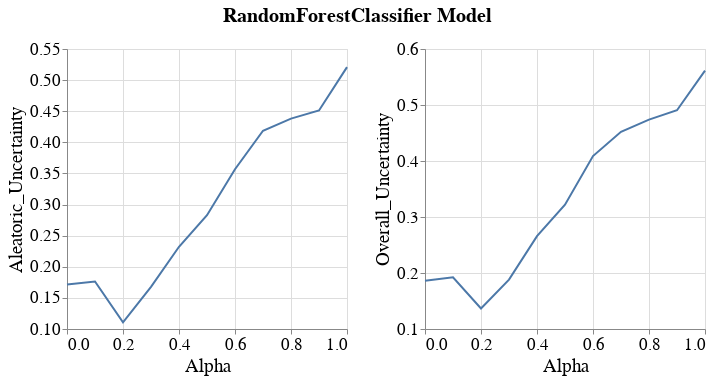

Write notebook code for a chart like this one.
### Code cell
visualizer.create_subgroup_metrics_line_band_plot(model_name=MODEL_NAMES[0],
                                                  subgroup_metrics=['Aleatoric_Uncertainty', 'Overall_Uncertainty'])

### Figure 1 — Vega-Lite specification as saved in the notebook (floating-point values rounded to 4 significant figures)
{"config": {"view": {"continuousWidth": 400, "continuousHeight": 300}, "axis": {"labelFontSize": 17, "labelFontWeight": "normal", "titleFontSize": 19, "titleFontWeight": "normal"}, "legend": {"labelFontSize": 17, "symbolStrokeWidth": 10, "titleFontSize": 19}, "title": {"fontSize": 17}}, "vconcat": [{"hconcat": [{"layer": [{"mark": {"type": "errorband", "extent": "ci"}, "encoding": {"x": {"field": "Intervention_Param", "title": "Alpha", "type": "quantitative"}, "y": {"field": "Metric_Value", "scale": {"zero": false}, "title": "Aleatoric_Uncertainty", "type": "quantitative"}}}, {"mark": "line", "encoding": {"x": {"field": "Intervention_Param", "title": "Alpha", "type": "quantitative"}, "y": {"aggregate": "mean", "field": "Metric_Value", "scale": {"zero": false}, "title": "Aleatoric_Uncertainty", "type": "quantitative"}}}], "height": 280, "width": 280}, {"layer": [{"mark": {"type": "errorband", "extent": "ci"}, "encoding": {"x": {"field": "Intervention_Param", "title": "Alpha", "type": "quantitative"}, "y": {"field": "Metric_Value", "scale": {"zero": false}, "title": "Overall_Uncertainty", "type": "quantitative"}}}, {"mark": "line", "encoding": {"x": {"field": "Intervention_Param", "title": "Alpha", "type": "quantitative"}, "y": {"aggregate": "mean", "field": "Metric_Value", "scale": {"zero": false}, "title": "Overall_Uncertainty", "type": "quantitative"}}}], "data": {"name": "data-c4016ab29d9f711ab771fa7bdd2430f1"}, "height": 280, "width": 280}]}], "data": {"name": "data-1d2e3e55085de17c6595f6cb8601c8d0"}, "title": {"text": "RandomForestClassifier Model", "anchor": "middle", "dy": -10, "fontSize": 20}, "$schema": "https://vega.github.io/schema/vega-lite/v4.17.0.json", "datasets": {"data-1d2e3e55085de17c6595f6cb8601c8d0": [{"Metric": "Aleatoric_Uncertainty", "Bootstrap_Model_Seed": 101, "Model_Name": "RandomForestClassifier", "Model_Params": "{'bootstrap': False, 'ccp_alpha': 0.0, 'class_weight': None, 'criterion': 'gini', 'max_depth': 10, 'max_features': 'sqrt', 'max_leaf_nodes': None, 'max_samples': None, 'min_impurity_decrease': 0.0, 'min_samples_leaf': 1, 'min_samples_split': 2, 'min_weight_fraction_leaf': 0.0, 'n_estimators': 100, 'n_jobs': None, 'oob_score': False, 'random_state': 101, 'verbose': 0, 'warm_start': False}", "Run_Number": "Run_1", "Dataset_Name": "Ricci", "Num_Estimators": 200, "Tag": "OK", "Record_Create_Date_Time": "2023-08-06T14:48:31.757000", "Session_Uuid": "431019cf-ba79-4256-8478-509186d8b0b5", "Experiment_Iteration": "Exp_iter_1", "Dataset_Split_Seed": 100, "Model_Init_Seed": 100, "Fair_Intervention_Params_Lst": "[0.0, 0.1, 0.2, 0.3, 0.4, 0.5, 0.6, 0.7, 0.8, 0.9, 1.0]", "Intervention_Param": 0.2, "Subgroup": "overall", "Metric_Value": 0.1108}, {"Metric": "Aleatoric_Uncertainty", "Bootstrap_Model_Seed": 101, "Model_Name": "RandomForestClassifier", "Model_Params": "{'bootstrap': True, 'ccp_alpha': 0.0, 'class_weight': None, 'criterion': 'gini', 'max_depth': 10, 'max_features': 'sqrt', 'max_leaf_nodes': None, 'max_samples': None, 'min_impurity_decrease': 0.0, 'min_samples_leaf': 1, 'min_samples_split': 10, 'min_weight_fraction_leaf': 0.0, 'n_estimators': 100, 'n_jobs': None, 'oob_score': False, 'random_state': 101, 'verbose': 0, 'warm_start': False}", "Run_Number": "Run_1", "Dataset_Name": "Ricci", "Num_Estimators": 200, "Tag": "OK", "Record_Create_Date_Time": "2023-08-06T14:53:33.961000", "Session_Uuid": "431019cf-ba79-4256-8478-509186d8b0b5", "Experiment_Iteration": "Exp_iter_1", "Dataset_Split_Seed": 100, "Model_Init_Seed": 100, "Fair_Intervention_Params_Lst": "[0.0, 0.1, 0.2, 0.3, 0.4, 0.5, 0.6, 0.7, 0.8, 0.9, 1.0]", "Intervention_Param": 0.7, "Subgroup": "overall", "Metric_Value": 0.4187}, {"Metric": "Aleatoric_Uncertainty", "Bootstrap_Model_Seed": 101, "Model_Name": "RandomForestClassifier", "Model_Params": "{'bootstrap': True, 'ccp_alpha': 0.0, 'class_weight': None, 'criterion': 'gini', 'max_depth': 10, 'max_features': 'sqrt', 'max_leaf_nodes': None, 'max_samples': None, 'min_impurity_decrease': 0.0, 'min_samples_leaf': 1, 'min_samples_split': 10, 'min_weight_fraction_leaf': 0.0, 'n_estimators': 100, 'n_jobs': None, 'oob_score': False, 'random_state': 101, 'verbose': 0, 'warm_start': False}", "Run_Number": "Run_1", "Dataset_Name": "Ricci", "Num_Estimators": 200, "Tag": "OK", "Record_Create_Date_Time": "2023-08-06T14:54:34.570000", "Session_Uuid": "431019cf-ba79-4256-8478-509186d8b0b5", "Experiment_Iteration": "Exp_iter_1", "Dataset_Split_Seed": 100, "Model_Init_Seed": 100, "Fair_Intervention_Params_Lst": "[0.0, 0.1, 0.2, 0.3, 0.4, 0.5, 0.6, 0.7, 0.8, 0.9, 1.0]", "Intervention_Param": 0.8, "Subgroup": "overall", "Metric_Value": 0.4382}, {"Metric": "Aleatoric_Uncertainty", "Bootstrap_Model_Seed": 101, "Model_Name": "RandomForestClassifier", "Model_Params": "{'bootstrap': True, 'ccp_alpha': 0.0, 'class_weight': None, 'criterion': 'gini', 'max_depth': 10, 'max_features': 'sqrt', 'max_leaf_nodes': None, 'max_samples': None, 'min_impurity_decrease': 0.0, 'min_samples_leaf': 1, 'min_samples_split': 10, 'min_weight_fraction_leaf': 0.0, 'n_estimators': 100, 'n_jobs': None, 'oob_score': False, 'random_state': 101, 'verbose': 0, 'warm_start': False}", "Run_Number": "Run_1", "Dataset_Name": "Ricci", "Num_Estimators": 200, "Tag": "OK", "Record_Create_Date_Time": "2023-08-06T14:55:35.030000", "Session_Uuid": "431019cf-ba79-4256-8478-509186d8b0b5", "Experiment_Iteration": "Exp_iter_1", "Dataset_Split_Seed": 100, "Model_Init_Seed": 100, "Fair_Intervention_Params_Lst": "[0.0, 0.1, 0.2, 0.3, 0.4, 0.5, 0.6, 0.7, 0.8, 0.9, 1.0]", "Intervention_Param": 0.9, "Subgroup": "overall", "Metric_Value": 0.4511}, {"Metric": "Aleatoric_Uncertainty", "Bootstrap_Model_Seed": 101, "Model_Name": "RandomForestClassifier", "Model_Params": "{'bootstrap': True, 'ccp_alpha': 0.0, 'class_weight': None, 'criterion': 'gini', 'max_depth': 10, 'max_features': 'sqrt', 'max_leaf_nodes': None, 'max_samples': None, 'min_impurity_decrease': 0.0, 'min_samples_leaf': 1, 'min_samples_split': 10, 'min_weight_fraction_leaf': 0.0, 'n_estimators': 100, 'n_jobs': None, 'oob_score': False, 'random_state': 101, 'verbose': 0, 'warm_start': False}", "Run_Number": "Run_1", "Dataset_Name": "Ricci", "Num_Estimators": 200, "Tag": "OK", "Record_Create_Date_Time": "2023-08-06T14:56:35.676000", "Session_Uuid": "431019cf-ba79-4256-8478-509186d8b0b5", "Experiment_Iteration": "Exp_iter_1", "Dataset_Split_Seed": 100, "Model_Init_Seed": 100, "Fair_Intervention_Params_Lst": "[0.0, 0.1, 0.2, 0.3, 0.4, 0.5, 0.6, 0.7, 0.8, 0.9, 1.0]", "Intervention_Param": 1.0, "Subgroup": "overall", "Metric_Value": 0.5209}, {"Metric": "Aleatoric_Uncertainty", "Bootstrap_Model_Seed": 101, "Model_Name": "RandomForestClassifier", "Model_Params": "{'bootstrap': True, 'ccp_alpha': 0.0, 'class_weight': None, 'criterion': 'gini', 'max_depth': 10, 'max_features': 'sqrt', 'max_leaf_nodes': None, 'max_samples': None, 'min_impurity_decrease': 0.0, 'min_samples_leaf': 1, 'min_samples_split': 2, 'min_weight_fraction_leaf': 0.0, 'n_estimators': 100, 'n_jobs': None, 'oob_score': False, 'random_state': 101, 'verbose': 0, 'warm_start': False}", "Run_Number": "Run_1", "Dataset_Name": "Ricci", "Num_Estimators": 200, "Tag": "OK", "Record_Create_Date_Time": "2023-08-06T14:46:36.384000", "Session_Uuid": "431019cf-ba79-4256-8478-509186d8b0b5", "Experiment_Iteration": "Exp_iter_1", "Dataset_Split_Seed": 100, "Model_Init_Seed": 100, "Fair_Intervention_Params_Lst": "[0.0, 0.1, 0.2, 0.3, 0.4, 0.5, 0.6, 0.7, 0.8, 0.9, 1.0]", "Intervention_Param": 0.0, "Subgroup": "overall", "Metric_Value": 0.1716}, {"Metric": "Aleatoric_Uncertainty", "Bootstrap_Model_Seed": 101, "Model_Name": "RandomForestClassifier", "Model_Params": "{'bootstrap': True, 'ccp_alpha': 0.0, 'class_weight': None, 'criterion': 'gini', 'max_depth': 10, 'max_features': 'sqrt', 'max_leaf_nodes': None, 'max_samples': None, 'min_impurity_decrease': 0.0, 'min_samples_leaf': 1, 'min_samples_split': 2, 'min_weight_fraction_leaf': 0.0, 'n_estimators': 100, 'n_jobs': None, 'oob_score': False, 'random_state': 101, 'verbose': 0, 'warm_start': False}", "Run_Number": "Run_1", "Dataset_Name": "Ricci", "Num_Estimators": 200, "Tag": "OK", "Record_Create_Date_Time": "2023-08-06T14:47:36.771000", "Session_Uuid": "431019cf-ba79-4256-8478-509186d8b0b5", "Experiment_Iteration": "Exp_iter_1", "Dataset_Split_Seed": 100, "Model_Init_Seed": 100, "Fair_Intervention_Params_Lst": "[0.0, 0.1, 0.2, 0.3, 0.4, 0.5, 0.6, 0.7, 0.8, 0.9, 1.0]", "Intervention_Param": 0.1, "Subgroup": "overall", "Metric_Value": 0.1764}, {"Metric": "Aleatoric_Uncertainty", "Bootstrap_Model_Seed": 101, "Model_Name": "RandomForestClassifier", "Model_Params": "{'bootstrap': True, 'ccp_alpha': 0.0, 'class_weight': None, 'criterion': 'gini', 'max_depth': 10, 'max_features': 'sqrt', 'max_leaf_nodes': None, 'max_samples': None, 'min_impurity_decrease': 0.0, 'min_samples_leaf': 1, 'min_samples_split': 2, 'min_weight_fraction_leaf': 0.0, 'n_estimators': 100, 'n_jobs': None, 'oob_score': False, 'random_state': 101, 'verbose': 0, 'warm_start': False}", "Run_Number": "Run_1", "Dataset_Name": "Ricci", "Num_Estimators": 200, "Tag": "OK", "Record_Create_Date_Time": "2023-08-06T14:49:32.404000", "Session_Uuid": "431019cf-ba79-4256-8478-509186d8b0b5", "Experiment_Iteration": "Exp_iter_1", "Dataset_Split_Seed": 100, "Model_Init_Seed": 100, "Fair_Intervention_Params_Lst": "[0.0, 0.1, 0.2, 0.3, 0.4, 0.5, 0.6, 0.7, 0.8, 0.9, 1.0]", "Intervention_Param": 0.3, "Subgroup": "overall", "Metric_Value": 0.1677}, {"Metric": "Aleatoric_Uncertainty", "Bootstrap_Model_Seed": 101, "Model_Name": "RandomForestClassifier", "Model_Params": "{'bootstrap': True, 'ccp_alpha': 0.0, 'class_weight': None, 'criterion': 'gini', 'max_depth': 10, 'max_features': 'sqrt', 'max_leaf_nodes': None, 'max_samples': None, 'min_impurity_decrease': 0.0, 'min_samples_leaf': 1, 'min_samples_split': 2, 'min_weight_fraction_leaf': 0.0, 'n_estimators': 100, 'n_jobs': None, 'oob_score': False, 'random_state': 101, 'verbose': 0, 'warm_start': False}", "Run_Number": "Run_1", "Dataset_Name": "Ricci", "Num_Estimators": 200, "Tag": "OK", "Record_Create_Date_Time": "2023-08-06T14:50:32.798000", "Session_Uuid": "431019cf-ba79-4256-8478-509186d8b0b5", "Experiment_Iteration": "Exp_iter_1", "Dataset_Split_Seed": 100, "Model_Init_Seed": 100, "Fair_Intervention_Params_Lst": "[0.0, 0.1, 0.2, 0.3, 0.4, 0.5, 0.6, 0.7, 0.8, 0.9, 1.0]", "Intervention_Param": 0.4, "Subgroup": "overall", "Metric_Value": 0.2321}, {"Metric": "Aleatoric_Uncertainty", "Bootstrap_Model_Seed": 101, "Model_Name": "RandomForestClassifier", "Model_Params": "{'bootstrap': True, 'ccp_alpha': 0.0, 'class_weight': None, 'criterion': 'gini', 'max_depth': 10, 'max_features': 'sqrt', 'max_leaf_nodes': None, 'max_samples': None, 'min_impurity_decrease': 0.0, 'min_samples_leaf': 1, 'min_samples_split': 2, 'min_weight_fraction_leaf': 0.0, 'n_estimators': 100, 'n_jobs': None, 'oob_score': False, 'random_state': 101, 'verbose': 0, 'warm_start': False}", "Run_Number": "Run_1", "Dataset_Name": "Ricci", "Num_Estimators": 200, "Tag": "OK", "Record_Create_Date_Time": "2023-08-06T14:51:33.026000", "Session_Uuid": "431019cf-ba79-4256-8478-509186d8b0b5", "Experiment_Iteration": "Exp_iter_1", "Dataset_Split_Seed": 100, "Model_Init_Seed": 100, "Fair_Intervention_Params_Lst": "[0.0, 0.1, 0.2, 0.3, 0.4, 0.5, 0.6, 0.7, 0.8, 0.9, 1.0]", "Intervention_Param": 0.5, "Subgroup": "overall", "Metric_Value": 0.2829}, {"Metric": "Aleatoric_Uncertainty", "Bootstrap_Model_Seed": 101, "Model_Name": "RandomForestClassifier", "Model_Params": "{'bootstrap': True, 'ccp_alpha': 0.0, 'class_weight': None, 'criterion': 'gini', 'max_depth': 10, 'max_features': 'sqrt', 'max_leaf_nodes': None, 'max_samples': None, 'min_impurity_decrease': 0.0, 'min_samples_leaf': 1, 'min_samples_split': 2, 'min_weight_fraction_leaf': 0.0, 'n_estimators': 100, 'n_jobs': None, 'oob_score': False, 'random_state': 101, 'verbose': 0, 'warm_start': False}", "Run_Number": "Run_1", "Dataset_Name": "Ricci", "Num_Estimators": 200, "Tag": "OK", "Record_Create_Date_Time": "2023-08-06T14:52:33.523000", "Session_Uuid": "431019cf-ba79-4256-8478-509186d8b0b5", "Experiment_Iteration": "Exp_iter_1", "Dataset_Split_Seed": 100, "Model_Init_Seed": 100, "Fair_Intervention_Params_Lst": "[0.0, 0.1, 0.2, 0.3, 0.4, 0.5, 0.6, 0.7, 0.8, 0.9, 1.0]", "Intervention_Param": 0.6, "Subgroup": "overall", "Metric_Value": 0.3567}], "data-c4016ab29d9f711ab771fa7bdd2430f1": [{"Metric": "Overall_Uncertainty", "Bootstrap_Model_Seed": 101, "Model_Name": "RandomForestClassifier", "Model_Params": "{'bootstrap': False, 'ccp_alpha': 0.0, 'class_weight': None, 'criterion': 'gini', 'max_depth': 10, 'max_features': 'sqrt', 'max_leaf_nodes': None, 'max_samples': None, 'min_impurity_decrease': 0.0, 'min_samples_leaf': 1, 'min_samples_split': 2, 'min_weight_fraction_leaf': 0.0, 'n_estimators': 100, 'n_jobs': None, 'oob_score': False, 'random_state': 101, 'verbose': 0, 'warm_start': False}", "Run_Number": "Run_1", "Dataset_Name": "Ricci", "Num_Estimators": 200, "Tag": "OK", "Record_Create_Date_Time": "2023-08-06T14:48:31.757000", "Session_Uuid": "431019cf-ba79-4256-8478-509186d8b0b5", "Experiment_Iteration": "Exp_iter_1", "Dataset_Split_Seed": 100, "Model_Init_Seed": 100, "Fair_Intervention_Params_Lst": "[0.0, 0.1, 0.2, 0.3, 0.4, 0.5, 0.6, 0.7, 0.8, 0.9, 1.0]", "Intervention_Param": 0.2, "Subgroup": "overall", "Metric_Value": 0.1366}, {"Metric": "Overall_Uncertainty", "Bootstrap_Model_Seed": 101, "Model_Name": "RandomForestClassifier", "Model_Params": "{'bootstrap': True, 'ccp_alpha': 0.0, 'class_weight': None, 'criterion': 'gini', 'max_depth': 10, 'max_features': 'sqrt', 'max_leaf_nodes': None, 'max_samples': None, 'min_impurity_decrease': 0.0, 'min_samples_leaf': 1, 'min_samples_split': 10, 'min_weight_fraction_leaf': 0.0, 'n_estimators': 100, 'n_jobs': None, 'oob_score': False, 'random_state': 101, 'verbose': 0, 'warm_start': False}", "Run_Number": "Run_1", "Dataset_Name": "Ricci", "Num_Estimators": 200, "Tag": "OK", "Record_Create_Date_Time": "2023-08-06T14:53:33.961000", "Session_Uuid": "431019cf-ba79-4256-8478-509186d8b0b5", "Experiment_Iteration": "Exp_iter_1", "Dataset_Split_Seed": 100, "Model_Init_Seed": 100, "Fair_Intervention_Params_Lst": "[0.0, 0.1, 0.2, 0.3, 0.4, 0.5, 0.6, 0.7, 0.8, 0.9, 1.0]", "Intervention_Param": 0.7, "Subgroup": "overall", "Metric_Value": 0.4522}, {"Metric": "Overall_Uncertainty", "Bootstrap_Model_Seed": 101, "Model_Name": "RandomForestClassifier", "Model_Params": "{'bootstrap': True, 'ccp_alpha': 0.0, 'class_weight': None, 'criterion': 'gini', 'max_depth': 10, 'max_features': 'sqrt', 'max_leaf_nodes': None, 'max_samples': None, 'min_impurity_decrease': 0.0, 'min_samples_leaf': 1, 'min_samples_split': 10, 'min_weight_fraction_leaf': 0.0, 'n_estimators': 100, 'n_jobs': None, 'oob_score': False, 'random_state': 101, 'verbose': 0, 'warm_start': False}", "Run_Number": "Run_1", "Dataset_Name": "Ricci", "Num_Estimators": 200, "Tag": "OK", "Record_Create_Date_Time": "2023-08-06T14:54:34.570000", "Session_Uuid": "431019cf-ba79-4256-8478-509186d8b0b5", "Experiment_Iteration": "Exp_iter_1", "Dataset_Split_Seed": 100, "Model_Init_Seed": 100, "Fair_Intervention_Params_Lst": "[0.0, 0.1, 0.2, 0.3, 0.4, 0.5, 0.6, 0.7, 0.8, 0.9, 1.0]", "Intervention_Param": 0.8, "Subgroup": "overall", "Metric_Value": 0.474}, {"Metric": "Overall_Uncertainty", "Bootstrap_Model_Seed": 101, "Model_Name": "RandomForestClassifier", "Model_Params": "{'bootstrap': True, 'ccp_alpha': 0.0, 'class_weight': None, 'criterion': 'gini', 'max_depth': 10, 'max_features': 'sqrt', 'max_leaf_nodes': None, 'max_samples': None, 'min_impurity_decrease': 0.0, 'min_samples_leaf': 1, 'min_samples_split': 10, 'min_weight_fraction_leaf': 0.0, 'n_estimators': 100, 'n_jobs': None, 'oob_score': False, 'random_state': 101, 'verbose': 0, 'warm_start': False}", "Run_Number": "Run_1", "Dataset_Name": "Ricci", "Num_Estimators": 200, "Tag": "OK", "Record_Create_Date_Time": "2023-08-06T14:55:35.030000", "Session_Uuid": "431019cf-ba79-4256-8478-509186d8b0b5", "Experiment_Iteration": "Exp_iter_1", "Dataset_Split_Seed": 100, "Model_Init_Seed": 100, "Fair_Intervention_Params_Lst": "[0.0, 0.1, 0.2, 0.3, 0.4, 0.5, 0.6, 0.7, 0.8, 0.9, 1.0]", "Intervention_Param": 0.9, "Subgroup": "overall", "Metric_Value": 0.4907}, {"Metric": "Overall_Uncertainty", "Bootstrap_Model_Seed": 101, "Model_Name": "RandomForestClassifier", "Model_Params": "{'bootstrap': True, 'ccp_alpha': 0.0, 'class_weight': None, 'criterion': 'gini', 'max_depth': 10, 'max_features': 'sqrt', 'max_leaf_nodes': None, 'max_samples': None, 'min_impurity_decrease': 0.0, 'min_samples_leaf': 1, 'min_samples_split': 10, 'min_weight_fraction_leaf': 0.0, 'n_estimators': 100, 'n_jobs': None, 'oob_score': False, 'random_state': 101, 'verbose': 0, 'warm_start': False}", "Run_Number": "Run_1", "Dataset_Name": "Ricci", "Num_Estimators": 200, "Tag": "OK", "Record_Create_Date_Time": "2023-08-06T14:56:35.676000", "Session_Uuid": "431019cf-ba79-4256-8478-509186d8b0b5", "Experiment_Iteration": "Exp_iter_1", "Dataset_Split_Seed": 100, "Model_Init_Seed": 100, "Fair_Intervention_Params_Lst": "[0.0, 0.1, 0.2, 0.3, 0.4, 0.5, 0.6, 0.7, 0.8, 0.9, 1.0]", "Intervention_Param": 1.0, "Subgroup": "overall", "Metric_Value": 0.5614}, {"Metric": "Overall_Uncertainty", "Bootstrap_Model_Seed": 101, "Model_Name": "RandomForestClassifier", "Model_Params": "{'bootstrap': True, 'ccp_alpha': 0.0, 'class_weight': None, 'criterion': 'gini', 'max_depth': 10, 'max_features': 'sqrt', 'max_leaf_nodes': None, 'max_samples': None, 'min_impurity_decrease': 0.0, 'min_samples_leaf': 1, 'min_samples_split': 2, 'min_weight_fraction_leaf': 0.0, 'n_estimators': 100, 'n_jobs': None, 'oob_score': False, 'random_state': 101, 'verbose': 0, 'warm_start': False}", "Run_Number": "Run_1", "Dataset_Name": "Ricci", "Num_Estimators": 200, "Tag": "OK", "Record_Create_Date_Time": "2023-08-06T14:46:36.384000", "Session_Uuid": "431019cf-ba79-4256-8478-509186d8b0b5", "Experiment_Iteration": "Exp_iter_1", "Dataset_Split_Seed": 100, "Model_Init_Seed": 100, "Fair_Intervention_Params_Lst": "[0.0, 0.1, 0.2, 0.3, 0.4, 0.5, 0.6, 0.7, 0.8, 0.9, 1.0]", "Intervention_Param": 0.0, "Subgroup": "overall", "Metric_Value": 0.1861}, {"Metric": "Overall_Uncertainty", "Bootstrap_Model_Seed": 101, "Model_Name": "RandomForestClassifier", "Model_Params": "{'bootstrap': True, 'ccp_alpha': 0.0, 'class_weight': None, 'criterion': 'gini', 'max_depth': 10, 'max_features': 'sqrt', 'max_leaf_nodes': None, 'max_samples': None, 'min_impurity_decrease': 0.0, 'min_samples_leaf': 1, 'min_samples_split': 2, 'min_weight_fraction_leaf': 0.0, 'n_estimators': 100, 'n_jobs': None, 'oob_score': False, 'random_state': 101, 'verbose': 0, 'warm_start': False}", "Run_Number": "Run_1", "Dataset_Name": "Ricci", "Num_Estimators": 200, "Tag": "OK", "Record_Create_Date_Time": "2023-08-06T14:47:36.771000", "Session_Uuid": "431019cf-ba79-4256-8478-509186d8b0b5", "Experiment_Iteration": "Exp_iter_1", "Dataset_Split_Seed": 100, "Model_Init_Seed": 100, "Fair_Intervention_Params_Lst": "[0.0, 0.1, 0.2, 0.3, 0.4, 0.5, 0.6, 0.7, 0.8, 0.9, 1.0]", "Intervention_Param": 0.1, "Subgroup": "overall", "Metric_Value": 0.1923}, {"Metric": "Overall_Uncertainty", "Bootstrap_Model_Seed": 101, "Model_Name": "RandomForestClassifier", "Model_Params": "{'bootstrap': True, 'ccp_alpha': 0.0, 'class_weight': None, 'criterion': 'gini', 'max_depth': 10, 'max_features': 'sqrt', 'max_leaf_nodes': None, 'max_samples': None, 'min_impurity_decrease': 0.0, 'min_samples_leaf': 1, 'min_samples_split': 2, 'min_weight_fraction_leaf': 0.0, 'n_estimators': 100, 'n_jobs': None, 'oob_score': False, 'random_state': 101, 'verbose': 0, 'warm_start': False}", "Run_Number": "Run_1", "Dataset_Name": "Ricci", "Num_Estimators": 200, "Tag": "OK", "Record_Create_Date_Time": "2023-08-06T14:49:32.404000", "Session_Uuid": "431019cf-ba79-4256-8478-509186d8b0b5", "Experiment_Iteration": "Exp_iter_1", "Dataset_Split_Seed": 100, "Model_Init_Seed": 100, "Fair_Intervention_Params_Lst": "[0.0, 0.1, 0.2, 0.3, 0.4, 0.5, 0.6, 0.7, 0.8, 0.9, 1.0]", "Intervention_Param": 0.3, "Subgroup": "overall", "Metric_Value": 0.1882}, {"Metric": "Overall_Uncertainty", "Bootstrap_Model_Seed": 101, "Model_Name": "RandomForestClassifier", "Model_Params": "{'bootstrap': True, 'ccp_alpha': 0.0, 'class_weight': None, 'criterion': 'gini', 'max_depth': 10, 'max_features': 'sqrt', 'max_leaf_nodes': None, 'max_samples': None, 'min_impurity_decrease': 0.0, 'min_samples_leaf': 1, 'min_samples_split': 2, 'min_weight_fraction_leaf': 0.0, 'n_estimators': 100, 'n_jobs': None, 'oob_score': False, 'random_state': 101, 'verbose': 0, 'warm_start': False}", "Run_Number": "Run_1", "Dataset_Name": "Ricci", "Num_Estimators": 200, "Tag": "OK", "Record_Create_Date_Time": "2023-08-06T14:50:32.798000", "Session_Uuid": "431019cf-ba79-4256-8478-509186d8b0b5", "Experiment_Iteration": "Exp_iter_1", "Dataset_Split_Seed": 100, "Model_Init_Seed": 100, "Fair_Intervention_Params_Lst": "[0.0, 0.1, 0.2, 0.3, 0.4, 0.5, 0.6, 0.7, 0.8, 0.9, 1.0]", "Intervention_Param": 0.4, "Subgroup": "overall", "Metric_Value": 0.2658}, {"Metric": "Overall_Uncertainty", "Bootstrap_Model_Seed": 101, "Model_Name": "RandomForestClassifier", "Model_Params": "{'bootstrap': True, 'ccp_alpha': 0.0, 'class_weight': None, 'criterion': 'gini', 'max_depth': 10, 'max_features': 'sqrt', 'max_leaf_nodes': None, 'max_samples': None, 'min_impurity_decrease': 0.0, 'min_samples_leaf': 1, 'min_samples_split': 2, 'min_weight_fraction_leaf': 0.0, 'n_estimators': 100, 'n_jobs': None, 'oob_score': False, 'random_state': 101, 'verbose': 0, 'warm_start': False}", "Run_Number": "Run_1", "Dataset_Name": "Ricci", "Num_Estimators": 200, "Tag": "OK", "Record_Create_Date_Time": "2023-08-06T14:51:33.026000", "Session_Uuid": "431019cf-ba79-4256-8478-509186d8b0b5", "Experiment_Iteration": "Exp_iter_1", "Dataset_Split_Seed": 100, "Model_Init_Seed": 100, "Fair_Intervention_Params_Lst": "[0.0, 0.1, 0.2, 0.3, 0.4, 0.5, 0.6, 0.7, 0.8, 0.9, 1.0]", "Intervention_Param": 0.5, "Subgroup": "overall", "Metric_Value": 0.3219}, {"Metric": "Overall_Uncertainty", "Bootstrap_Model_Seed": 101, "Model_Name": "RandomForestClassifier", "Model_Params": "{'bootstrap': True, 'ccp_alpha': 0.0, 'class_weight': None, 'criterion': 'gini', 'max_depth': 10, 'max_features': 'sqrt', 'max_leaf_nodes': None, 'max_samples': None, 'min_impurity_decrease': 0.0, 'min_samples_leaf': 1, 'min_samples_split': 2, 'min_weight_fraction_leaf': 0.0, 'n_estimators': 100, 'n_jobs': None, 'oob_score': False, 'random_state': 101, 'verbose': 0, 'warm_start': False}", "Run_Number": "Run_1", "Dataset_Name": "Ricci", "Num_Estimators": 200, "Tag": "OK", "Record_Create_Date_Time": "2023-08-06T14:52:33.523000", "Session_Uuid": "431019cf-ba79-4256-8478-509186d8b0b5", "Experiment_Iteration": "Exp_iter_1", "Dataset_Split_Seed": 100, "Model_Init_Seed": 100, "Fair_Intervention_Params_Lst": "[0.0, 0.1, 0.2, 0.3, 0.4, 0.5, 0.6, 0.7, 0.8, 0.9, 1.0]", "Intervention_Param": 0.6, "Subgroup": "overall", "Metric_Value": 0.4088}]}}
